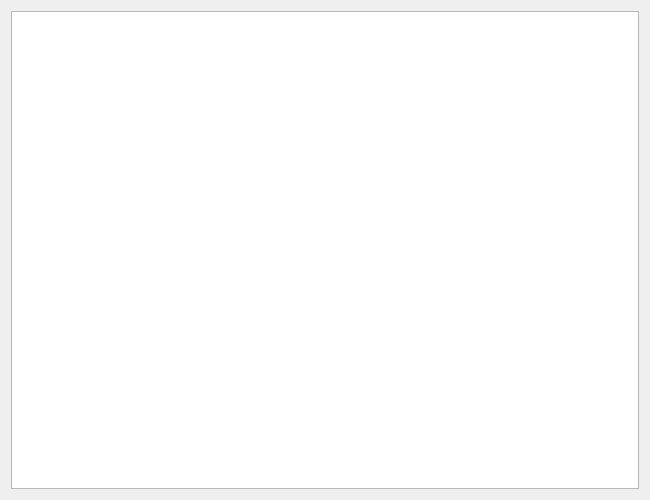
<?xml version="1.0" encoding="UTF-8"?>
<ui version="4.0">
 <class>Dialog</class>
 <widget class="QDialog" name="Dialog">
  <property name="geometry">
   <rect>
    <x>0</x>
    <y>0</y>
    <width>650</width>
    <height>500</height>
   </rect>
  </property>
  <property name="windowTitle">
   <string>SNV Annotions</string>
  </property>
  <layout class="QHBoxLayout" name="horizontalLayout">
   <item>
    <widget class="QTableView" name="selected_anno_table"/>
   </item>
  </layout>
 </widget>
 <resources/>
 <connections/>
</ui>
